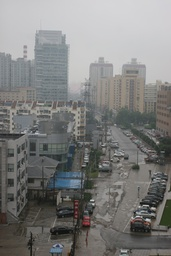
#> input picture haze_removal_project/Dataset/city_1.jpg, 171 x 256 px, shrunk from 400 x 600 before the run, found by its file name
$ jupyter execute haze_removal.ipynb
#> lines starting #> are read from the running program, lines starting #| are printed output that depends on the picture
[cell 1]
## faire les imports et installer skimage
import skimage
import time
import numpy as np
import os
## exemple de traitement avec une image de la dataset : change le path si tu veux tester
filename = os.path.join(skimage.data_dir, '/Users/raphael/Desktop/workspace/2A/IMA/ima206/projet/Dataset/city_1.jpg')
from skimage import io
canon = io.imread(filename)
#> canon is the input picture: shape (256, 171, 3); mean R, G, B 125.4, 125.7, 124.3

[cell 2]
##test1
type(canon)

[cell 3]
## test2
(canon.shape)[0:2]
#> Out = (256, 171)

[cell 4]
## display
io.imshow(canon)
io.show()

[cell 5]
## fonction minimum sur chaque canal
def min_canal(I):
    n,p = I.shape[0:2]
#> n = 256; p = 171
    im_res = np.ones((n,p),dtype = np.uint8)

    for i in range(n):
        for j in range(p):
            im_res[i][j] = int(min(I[i][j]))
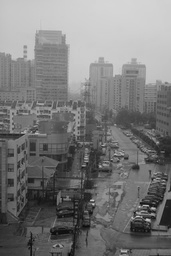
#> im_res: shape (256, 171); min 0, max 214, mean 121.8

    return(im_res)

[cell 6]
t0 = time.time()
io.imshow(min_canal(canon))
t1 = time.time()-t0
print(t1)
io.show()

[cell 7]
#fonction minimum par patch de taille 15*15
def min_Patch(I):
    n,p = I.shape[0:2]
#> n = 256; p = 171
    im_res = np.ones((n,p),dtype = np.uint8)
    for i in range (n):
        for j in range (p):
            mini = I[i,j]
            ## les fonctions max,min permettent d'éviter les effets de bords
            for k in range (max(i-7,0),min(i+7,n)):
                for l in range (max(j-7,0),min(j+7,p)):
                    if I[k,l]<mini :
                        mini = I[k,l]
            im_res[i,j] = mini
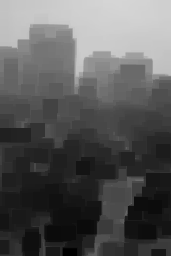
#> im_res: shape (256, 171); min 0, max 213, mean 88.1
    return(im_res)

[cell 8]
## test
min_Patch(min_canal(canon))

### Remarques
J'ai testé le temps de calcul du dark channel. C'est long : 1m10s!! Il y a quelque chose a optimiser, probablement le fait que j'utilise des boucles, mais je ne vois pas trop comment faire autrement pour faire un parcours de patch. Cela dit, le resultat obtenu a l'air correct, ca ressemble beaucoup a ce qu'on pouvait trouver dans l'article.

[cell 9]
t0 = time.time()
darkchannel = min_Patch(min_canal(canon))
io.imshow(darkchannel)
t1 = time.time()-t0
print(t1)
io.show()

[cell 10]
## definition de la fonction dark_channel
def dark_channel(I):
    return(min_Patch(min_canal(I)))

### Remarques
L'idée de la fonction ci-dessous c'est de sélectionner les valeurs des 0,1% pixels les plus clairs ainsi que leur coordonnées, comme on le souhaite dans l'article. Pour ça j'ai pensé de créer une nouvelle matrice qui a pour élément la valeur du pixel et ses coordonnées. L'idée est de trier ensuite cette liste selon les valeurs du pixels et de ne selectionner que les 0,1% des pixels(valeurs+coordonnées) les plus lumineux. Ensuite parmi ces pixels il est facile de refaire un quicksort sur chacun des canaux car on a les coordonnées. C'est ce qu'on souhaite faire pour trouver les 1% les plus lumineux par canaux et trouver les Ac. Malheureusement ça ne marche pas et je ne sais pas encore pourquoi.

[cell 11]
## implementation partielle du calcul de la lumiere athmospherique
def At_light(I):
    n,p = I.shape[0:2]
#> n = 256; p = 171
    I_dark = dark_channel(I)
    res = np.ones((n,p,3),dtype = np.uint16)
    for i in range(n):
        for j in range(p):
            res[i,j,0] = I_dark[i,j]
            res[i,j,1] = i
            res[i,j,2] = j
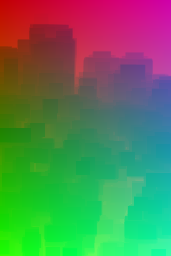
#> res: shape (256, 171, 3) uint16; mean of channels 0, 1, 2 88.1, 127.5, 85; drawn as R, G, B


    I_sorted = np.sort(res, axis=0)
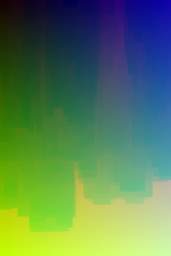
#> I_sorted: shape (256, 171, 3) uint16; mean of channels 0, 1, 2 88.1, 127.5, 85; drawn as R, G, B
    length = I_sorted.shape[0]
#> length = 256
    print(length)
#| 256
    I_thresh = I_sorted[int(0.999*length):length,:,:]
#> I_thresh = 171 rows, first 8: [195, 255, 0], [195, 255, 1], [195, 255, 2], [195, 255, 3], [195, 255, 4], [195, 255, 5], [195, 255, 6], [195, 255, 7]

    return(I_thresh)

[cell 12]
a = At_light(canon)
#> a has the same summary as I_thresh in At_light

$ run again, with haze_removal_project/Dataset/city_2.jpg copied over haze_removal_project/Dataset/city_1.jpg
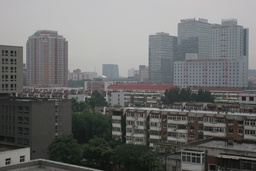
#> input picture haze_removal_project/Dataset/city_2.jpg, 256 x 171 px, shrunk from 600 x 400 before the run, found by its file name
#> canon is the input picture: shape (171, 256, 3); mean R, G, B 108.5, 109.5, 108.3
#> in min_Patch, `n,p = I.shape[0:2]`: n = 171; p = 256
#> after the loop in At_light, `for i in range(n):`:
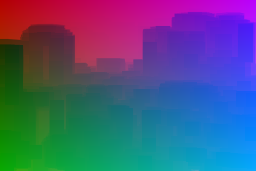
#> res: shape (171, 256, 3) uint16; mean of channels 0, 1, 2 75.1, 85, 127.5; drawn as R, G, B
#> in At_light, `I_sorted = np.sort(res, axis=0)`:
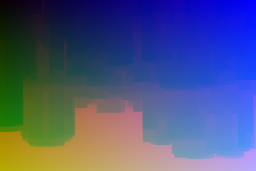
#> I_sorted: shape (171, 256, 3) uint16; mean of channels 0, 1, 2 75.1, 85, 127.5; drawn as R, G, B
#| 171
#> I_thresh = 256 rows, first 8: [180, 170, 0], [180, 170, 1], [180, 170, 2], [180, 170, 3], [180, 170, 4], [180, 170, 5], [180, 170, 6], [180, 170, 7]
#> a has the same summary as I_thresh in At_light

$ run again, with haze_removal_project/Dataset/cones.jpg copied over haze_removal_project/Dataset/city_1.jpg
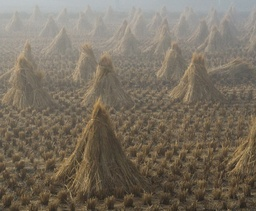
#> input picture haze_removal_project/Dataset/cones.jpg, 256 x 211 px, shrunk from 465 x 384 before the run, found by its file name
#> canon is the input picture: shape (211, 256, 3); mean R, G, B 121.2, 111.4, 96.9
#> after the loop in min_canal, `for i in range(n):`:
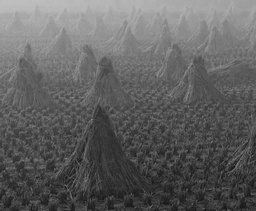
#> im_res: shape (211, 256); min 19, max 192, mean 96.5
#> in min_Patch, `n,p = I.shape[0:2]`: n = 211; p = 256
#> in At_light, `I_sorted = np.sort(res, axis=0)`:
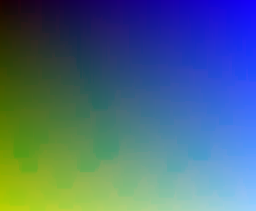
#> I_sorted: shape (211, 256, 3) uint16; mean of channels 0, 1, 2 73.1, 105, 127.5; drawn as R, G, B
#| 211
#> I_thresh = 256 rows, first 8: [186, 210, 0], [186, 210, 1], [185, 210, 2], [185, 210, 3], [185, 210, 4], [185, 210, 5], [185, 210, 6], [185, 210, 7]
#> a has the same summary as I_thresh in At_light
